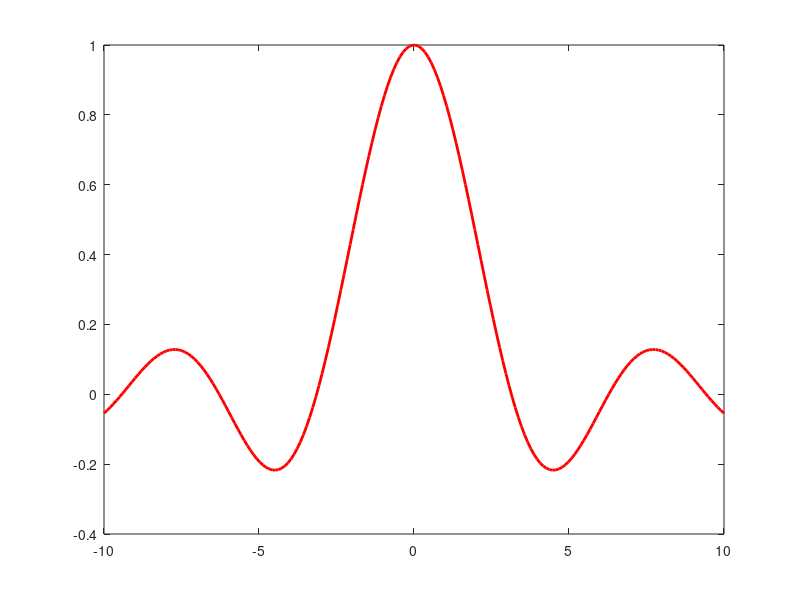

Source code (MATLAB): (Note: this script raises an error after producing the figure.)
function PPA

clc;
clear;
close all;
%% the example fuction
datasize=200;
var_noise=0.1;
x=linspace(-10,10,datasize)';
    f=sin(x)./x;
noise=var_noise*randn(datasize,1);
y=f+noise;
x_raw=x;
plot(x_raw,f,'r-','LineWidth',2),hold on;
%%
Inset=30;
dataindex=randsample(datasize,Inset);
xI=x(dataindex);
yI=y(dataindex);
%%
%%test
testnum=500;
x_test=linspace(-15,15,testnum)';

K_mn=Kernel_func(xI,x,0.7,1.2);
K_mm=Kernel_func(xI,xI,0.7,1.2);
%  rank(K_mm)
K_mat=K_mn*1/var_noise*eye(datasize)*K_mn'+K_mm;
K_sm=Kernel_func(x_test,xI,0.7,1.2);
L=chol(K_mat,'lower');
b=K_mn*1/var_noise*eye(datasize)*y;
f_mean=K_sm*(L'\(L\b));

for i=1:testnum
K_sm=Kernel_func(x_test(i),xI,0.7,1.2);
K_ss=Kernel_func(x_test(i),x_test(i),0.7,1.2);
v=L\(K_sm');
  f_var(i)=K_ss-K_sm*inv(K_mm)*K_sm'+v'*v;
end
f_var=f_var';

plot(x_test,f_mean,'b-','LineWidth',2),hold on;

x_area=[x_test;flipdim(x_test,1)];
ybound_std=[(f_mean+1.96*sqrt(f_var));flipdim(f_mean-1.96*sqrt(f_var),1)];
fill(x_area,ybound_std,[187 255 0]/255,'EdgeColor','none');
plot(x_raw,f,'r-','LineWidth',2),hold on;
plot(xI,yI,'b+'),hold on;
plot(x_test,f_mean,'b-','LineWidth',2),hold on;
%%
legend1=legend('target function','training points','preditive distribution','95% confidence interval');
 set(legend1,'Box','off','Color','none',...
     'Location','NorthEast');
xlabel('(g)PPA with 30 points ')
xlim([-15,15]);
ylim([-2,2]);
set(gca,'XTick',[-15:3:15])
matlab2tikz( 'PPA30.tex' )



